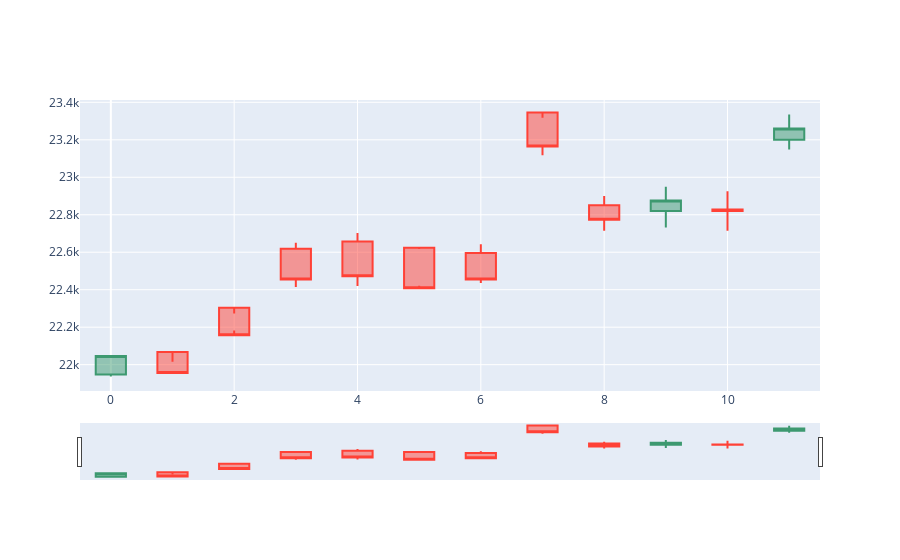
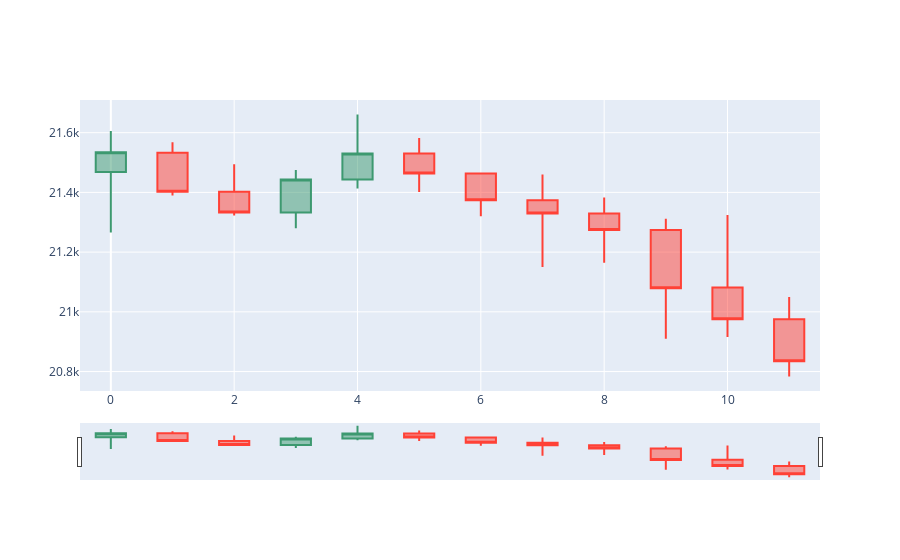

The notebook cell saved with these charts, in order:
### Code cell
TIME_POINT = 20
predicted_total = [predicted[f'LSTM_regressor_{i}'] for i in range(12)]
predicted_series = pd.DataFrame([i[TIME_POINT] for i in predicted_total], columns=test_data.columns)
fig = go.Figure(data=[go.Candlestick(
                x=predicted_series.index,
                open=predicted_series['open'],
                high=predicted_series['high'],
                low=predicted_series['low'],
                close=predicted_series['close'])])
fig.show()

actual_data = pd.DataFrame(test_data.values[TIME_POINT:TIME_POINT+12], columns=test_data.columns)
fig = go.Figure(data=[go.Candlestick(
                x=actual_data.index,
                open=actual_data['open'],
                high=actual_data['high'],
                low=actual_data['low'],
                close=actual_data['close'])])
fig.show()

### Figure 1 — Plotly figure (JSON) as saved in the notebook; plotly's stock layout.template omitted (floating-point values rounded to 4 significant figures)
{"data": [{"close": [22050.0, 21960.0, 22160.0, 22460.0, 22470.0, 22410.0, 22450.0, 23160.0, 22770.0, 22880.0, 22820.0, 23260.0], "high": [22050.0, 22020.0, 22270.0, 22650.0, 22700.0, 22620.0, 22640.0, 23320.0, 22900.0, 22950.0, 22930.0, 23330.0], "low": [21940.0, 21950.0, 22180.0, 22410.0, 22420.0, 22420.0, 22440.0, 23120.0, 22710.0, 22730.0, 22720.0, 23150.0], "open": [21950.0, 22070.0, 22300.0, 22620.0, 22660.0, 22620.0, 22600.0, 23350.0, 22850.0, 22820.0, 22830.0, 23200.0], "type": "candlestick", "x": [0, 1, 2, 3, 4, 5, 6, 7, 8, 9, 10, 11]}], "layout": {}}

### Figure 2 — Plotly figure (JSON) as saved in the notebook; plotly's stock layout.template omitted (floating-point values rounded to 4 significant figures)
{"data": [{"close": [21530.0, 21400.0, 21330.0, 21440.0, 21530.0, 21460.0, 21370.0, 21330.0, 21270.0, 21080.0, 20980.0, 20830.0], "high": [21610.0, 21570.0, 21490.0, 21480.0, 21660.0, 21580.0, 21470.0, 21460.0, 21380.0, 21310.0, 21320.0, 21050.0], "low": [21270.0, 21390.0, 21320.0, 21280, 21410.0, 21400.0, 21320.0, 21150.0, 21160.0, 20910.0, 20920.0, 20780.0], "open": [21470.0, 21530.0, 21400.0, 21330.0, 21440.0, 21530.0, 21460.0, 21370.0, 21330.0, 21270.0, 21080.0, 20980.0], "type": "candlestick", "x": [0, 1, 2, 3, 4, 5, 6, 7, 8, 9, 10, 11]}], "layout": {}}
